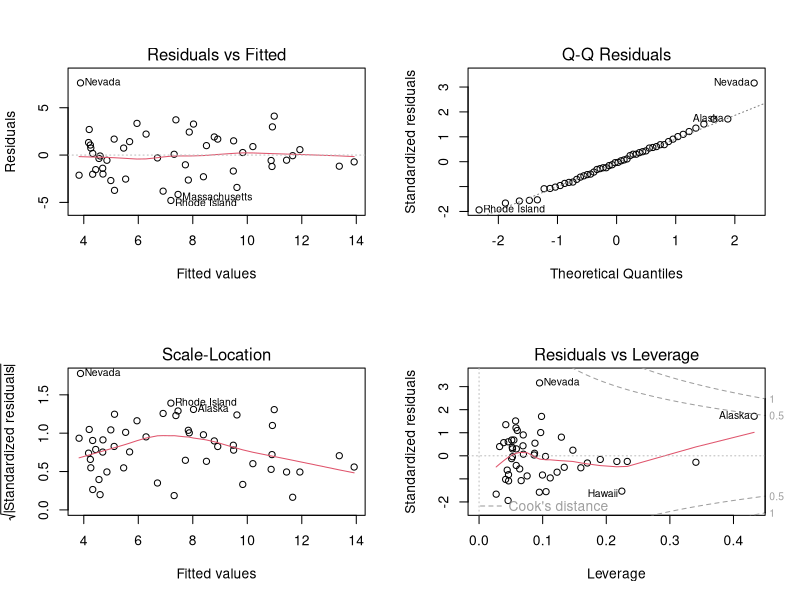
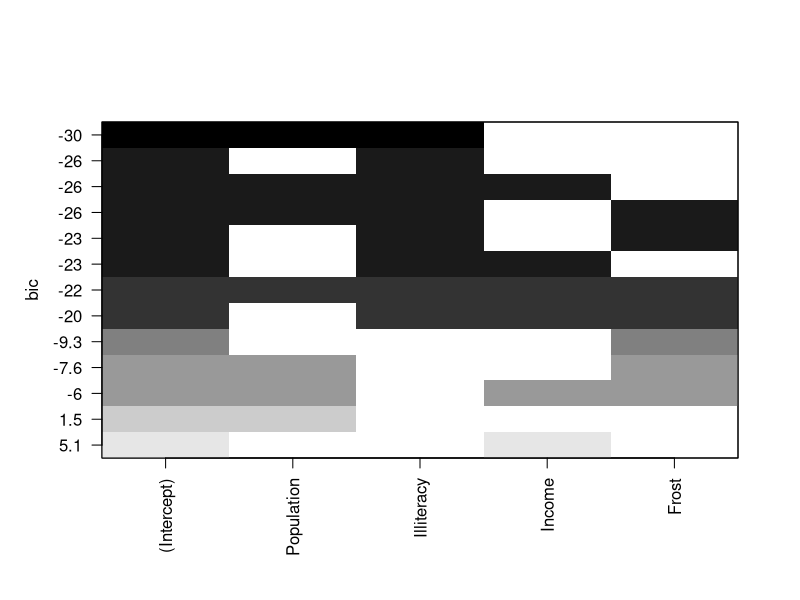

Reproduce these figures in R, in order.
# 다중회귀분석
state.x77
head(state.x77)
states <- as.data.frame(state.x77[,c("Murder","Population",
                                     "Illiteracy","Income","Frost")])

fit <- lm(Murder ~ Population+Illiteracy+Income+Frost, data=states)
summary(fit)
par(mfrow=c(2,2))
plot(fit)
par(mfrow=c(1,1))

# 다중공선성: 독립변수간 강한 상관관계가 나타나는 문제
# Correlation (0.9 이상이면 다중공선성 의심)
states.cor <- cor(states[2:5])
states.cor

# VIF(Variation Inflation Factor) 계산 (10 이상이면 다중공선성 의심)
library(car)
vif(fit)

# Condition Number (15 이상이면 다중공선성의 가능성이 있음)
eigen.val <- eigen(states.cor)$values
sqrt(max(eigen.val)/eigen.val)

fit1 <- lm(Murder ~ ., data=states)
summary(fit1)

fit2 <- lm(Murder ~ Population+Illiteracy, data=states)
summary(fit2)

# AIC(Akaike Information Criterion)
AIC(fit1, fit2) # 값이 적을수록 좋은 모델

# Backward stepwise regression, Forward stepwise regression
step(fit1, direction = 'backward')

fit3 <- lm(Murder ~ 1, data=states)
step(fit3, direction = 'forward', 
     scope=~ Population+Illiteracy+Income+Frost)
step(fit3, direction = 'forward', scope=list(upper=fit1,lower=fit3))

library(leaps)
subsets <- regsubsets(Murder~., data=states, 
                      method='seqrep', nbest=4)
subsets <- regsubsets(Murder~., data=states, 
                      method='exhaustive', nbest=4)
summary(subsets)
plot(subsets)
